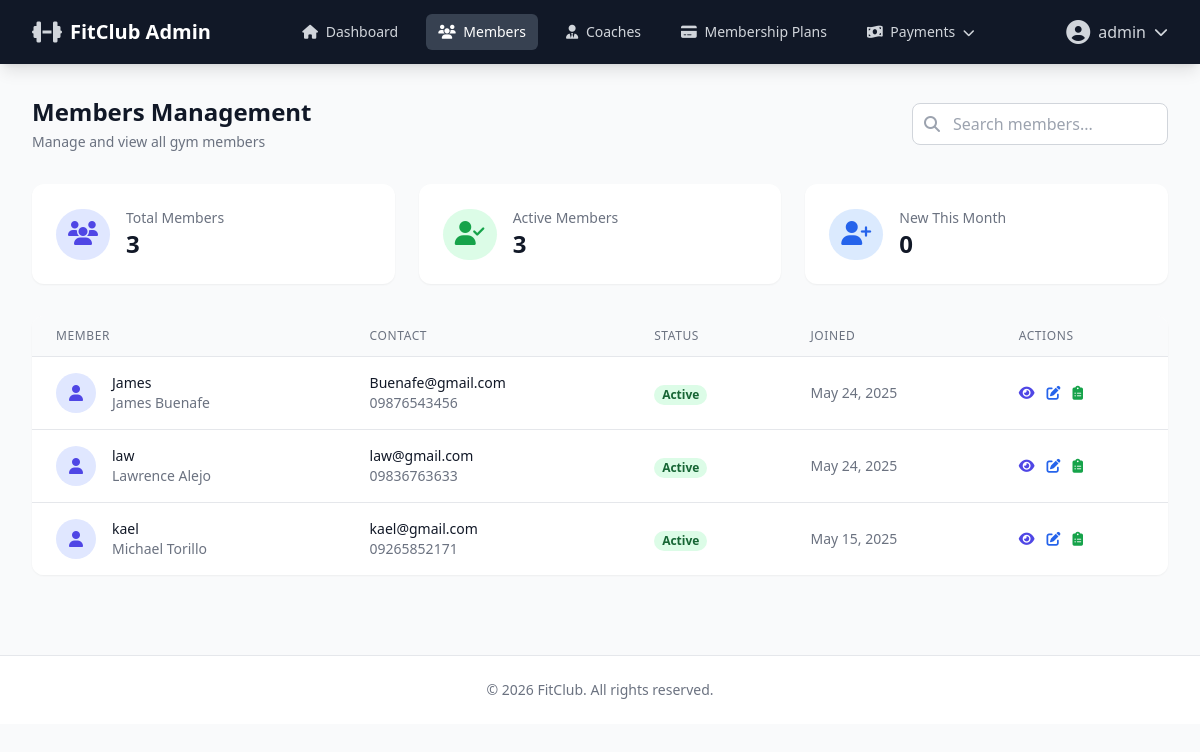
/admin/members.php (signed in), run on the app's committed database.
### tables this page shows
CREATE TABLE `user_memberships` (
  `id` int(11) NOT NULL,
  `user_id` int(11) NOT NULL,
  `plan_id` int(11) NOT NULL,
  `coach_id` int(11) DEFAULT NULL,
  `start_date` date NOT NULL,
  `end_date` date NOT NULL,
  `payment_status` enum('pending','completed','failed') DEFAULT 'pending',
  `status` enum('active','expired','cancelled','upgrade_pending') DEFAULT 'active',
  `is_pending` tinyint(1) DEFAULT 0,
  `created_at` timestamp NOT NULL DEFAULT current_timestamp()
);

CREATE TABLE `users` (
  `id` int(11) NOT NULL,
  `username` varchar(50) NOT NULL,
  `password` varchar(255) NOT NULL,
  `email` varchar(100) NOT NULL,
  `fullname` varchar(100) DEFAULT NULL,
  `phone` varchar(20) DEFAULT NULL,
  `role` enum('admin','coach','member') NOT NULL,
  `created_at` timestamp NOT NULL DEFAULT current_timestamp()
);

### admin/members.php (the view, shortened to what this page needs)
<?php
$database = new Database();
$db = $database->getConnection();
$query = "SELECT u.*, m.status as membership_status
          FROM users u
          LEFT JOIN user_memberships m ON u.id = m.user_id
          WHERE u.role = 'member'
          ORDER BY u.created_at DESC";
$stmt = $db->prepare($query);
$stmt->execute();
$members = $stmt->fetchAll(PDO::FETCH_ASSOC);
$member_assessments = [];
foreach ($members as $member) {
    $query = "SELECT * FROM pre_assessments WHERE user_id = :user_id ORDER BY created_at DESC LIMIT 1";
    $stmt = $db->prepare($query);
    $stmt->bindParam(':user_id', $member['id']);
    $stmt->execute();
    $assessment = $stmt->fetch(PDO::FETCH_ASSOC);
    $member_assessments[$member['id']] = $assessment;
}
?>
<!DOCTYPE html>
<html lang="en">
<head>
    <script src="https://cdn.tailwindcss.com"></script>
    <link href="https://cdnjs.cloudflare.com/ajax/libs/font-awesome/6.0.0/css/all.min.css" rel="stylesheet">
</head>
<body class="bg-gray-50">
    <?php include 'components/navigation.php'; ?>
    <div class="max-w-7xl mx-auto px-4 sm:px-6 lg:px-8 py-8">
        <div class="mb-8">
            <div class="flex flex-col md:flex-row md:items-center md:justify-between">
                <div>
                    <h1 class="text-2xl font-bold text-gray-900">Members Management</h1>
                    <p class="mt-1 text-sm text-gray-500">Manage and view all gym members</p>
                </div>
                <div class="mt-4 md:mt-0">
                    <div class="relative">
                        <div class="absolute inset-y-0 left-0 pl-3 flex items-center pointer-events-none">
                        </div>
                        <input type="text"
                               id="searchInput"
                               placeholder="Search members..."
                               class="search-input pl-10 pr-4 py-2 border border-gray-300 rounded-lg focus:outline-none focus:ring-2 focus:ring-indigo-500 focus:border-indigo-500 w-full md:w-64">
                    </div>
                </div>
            </div>
        </div>
        <div class="grid grid-cols-1 md:grid-cols-3 gap-6 mb-8">
            <div class="bg-white rounded-xl shadow-sm p-6">
                <div class="flex items-center">
                    <div class="p-3 rounded-full bg-indigo-100 text-indigo-600">
                        <i class="fas fa-users text-2xl"></i>
                    </div>
                    <div class="ml-4">
                        <p class="text-sm font-medium text-gray-500">Total Members</p>
                        <p class="text-2xl font-bold text-gray-900"><?php echo count($members); ?></p>
                    </div>
                </div>
            </div>
            <div class="bg-white rounded-xl shadow-sm p-6">
                <div class="flex items-center">
                    <div class="p-3 rounded-full bg-green-100 text-green-600">
                        <i class="fas fa-user-check text-2xl"></i>
                    </div>
                    <div class="ml-4">
                        <p class="text-sm font-medium text-gray-500">Active Members</p>
                        <p class="text-2xl font-bold text-gray-900"><?php echo count(array_filter($members, function($m) { return $m['membership_status'] === 'active'; })); ?></p>
                    </div>
                </div>
            </div>
            <div class="bg-white rounded-xl shadow-sm p-6">
                <div class="flex items-center">
                    <div class="p-3 rounded-full bg-blue-100 text-blue-600">
                        <i class="fas fa-user-plus text-2xl"></i>
                    </div>
                    <div class="ml-4">
                        <p class="text-sm font-medium text-gray-500">New This Month</p>
                        <p class="text-2xl font-bold text-gray-900"><?php echo count(array_filter($members, function($m) { return date('Y-m') === date('Y-m', strtotime($m['created_at'])); })); ?></p>
                    </div>
                </div>
            </div>
        </div>
        <div class="bg-white rounded-xl shadow-sm overflow-hidden">
            <div class="table-container">
                <table class="min-w-full divide-y divide-gray-200">
                    <thead class="bg-gray-50">
                        <tr>
                            <th scope="col" class="px-6 py-3 text-left text-xs font-medium text-gray-500 uppercase tracking-wider">Member</th>
                            <th scope="col" class="px-6 py-3 text-left text-xs font-medium text-gray-500 uppercase tracking-wider">Contact</th>
                            <th scope="col" class="px-6 py-3 text-left text-xs font-medium text-gray-500 uppercase tracking-wider">Status</th>
                            <th scope="col" class="px-6 py-3 text-left text-xs font-medium text-gray-500 uppercase tracking-wider">Joined</th>
                            <th scope="col" class="px-6 py-3 text-left text-xs font-medium text-gray-500 uppercase tracking-wider">Actions</th>
                        </tr>
                    </thead>
                    <tbody class="bg-white divide-y divide-gray-200">
                        <?php foreach ($members as $member): ?>
                            <tr class="hover-row">
                                <td class="px-6 py-4 whitespace-nowrap">
                                    <div class="flex items-center">
                                        <div class="flex-shrink-0 h-10 w-10">
                                            <div class="h-10 w-10 rounded-full bg-indigo-100 flex items-center justify-center">
                                                <i class="fas fa-user text-indigo-600"></i>
                                            </div>
                                        </div>
                                        <div class="ml-4">
                                            <div class="text-sm font-medium text-gray-900">
                                                <?php echo htmlspecialchars($member['username']); ?>
                                            </div>
                                            <div class="text-sm text-gray-500">
                                                <?php echo htmlspecialchars($member['fullname'] ?? ''); ?>
                                            </div>
                                        </div>
                                    </div>
                                </td>
                                <td class="px-6 py-4 whitespace-nowrap">
                                    <div class="text-sm text-gray-900"><?php echo htmlspecialchars($member['email']); ?></div>
                                    <div class="text-sm text-gray-500"><?php echo htmlspecialchars($member['phone'] ?? 'No phone'); ?></div>
                                </td>
                                <td class="px-6 py-4 whitespace-nowrap">
                                    <span class="px-2 inline-flex text-xs leading-5 font-semibold rounded-full
                                        <?php echo $member['membership_status'] === 'active' ? 'bg-green-100 text-green-800' : 'bg-gray-100 text-gray-800'; ?>">
                                        <?php echo ucfirst($member['membership_status'] ?? 'No membership'); ?>
                                    </span>
                                </td>
                                <td class="px-6 py-4 whitespace-nowrap text-sm text-gray-500">
                                    <?php echo date('M d, Y', strtotime($member['created_at'])); ?>
                                </td>
                                <td class="px-6 py-4 whitespace-nowrap text-sm font-medium">
                                    <div class="flex space-x-3">
                                        <button onclick="viewMember(<?php echo htmlspecialchars(json_encode($member)); ?>)"
                                                class="text-indigo-600 hover:text-indigo-900 transition-colors"
                                                title="View Details">
                                            <i class="fas fa-eye"></i>
                                        </button>
                                        <button onclick="editMember(<?php echo htmlspecialchars(json_encode($member)); ?>)"
                                                class="text-blue-600 hover:text-blue-900 transition-colors"
                                                title="Edit Member">
                                            <i class="fas fa-edit"></i>
                                        </button>
                                        <button onclick="viewAssessment(<?php echo htmlspecialchars(json_encode($member_assessments[$member['id']])) ?>)"
                                                class="text-green-600 hover:text-green-900 transition-colors"
                                                title="View Pre-Assessment">
                                            <i class="fas fa-clipboard-list"></i>
                                        </button>
                                    </div>
                                </td>
                            </tr>
                        <?php endforeach; ?>
                    </tbody>
                </table>
            </div>
        </div>
    </div>
    <footer class="bg-white mt-12 py-6 border-t">
        <div class="max-w-7xl mx-auto px-4 sm:px-6 lg:px-8">
            <p class="text-center text-gray-500 text-sm">
                &copy; <?php echo date('Y'); ?> FitClub. All rights reserved.
            </p>
        </div>
    </footer>
</body>
</html>

### admin/members.php (style rules this page uses)
.table-container { overflow-x: auto; scrollbar-width: thin; scrollbar-color: #E5E7EB #F3F4F6; }

### data on the page
user_memberships: user.username "James", user.fullname "James Buenafe", user.email "Buenafe@gmail.com", user.phone "09876543456", status "Active", user.created_at "May 24, 2025"
user_memberships: user.username "law", user.fullname "Lawrence Alejo", user.email "law@gmail.com", user.phone "09836763633", status "Active", user.created_at "May 24, 2025"
user_memberships: user.username "kael", user.fullname "Michael Torillo", user.email "kael@gmail.com", user.phone "09265852171", status "Active", user.created_at "May 15, 2025"

### other printed values
$_SESSION['username'] "admin"
count($members) "3"
